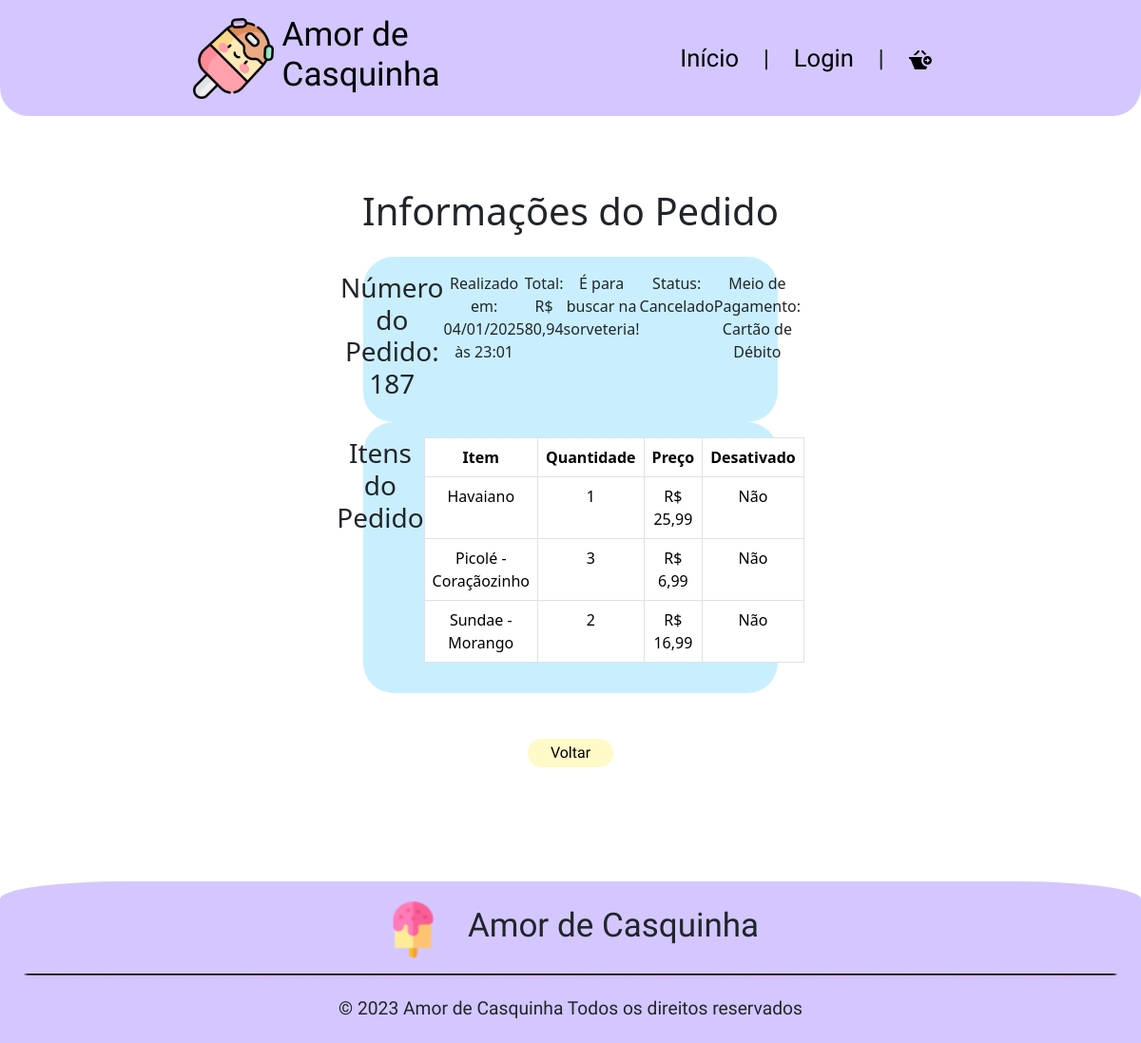
Page /app/view/informacoesPedido.php?idPedido=187 on the committed database.
### tables this page shows
CREATE TABLE `pedidos` (
  `idPedido` int(11) NOT NULL,
  `idCliente` int(11) NOT NULL,
  `dtPedido` datetime DEFAULT NULL,
  `dtPagamento` datetime DEFAULT NULL,
  `tipoFrete` int(11) DEFAULT 0 COMMENT '{ { 0, Retirada }, { 1, MOTOBOY } }',
  `idEndereco` int(11) DEFAULT NULL,
  `valorTotal` decimal(12,2) DEFAULT NULL,
  `qtdItems` int(11) NOT NULL,
  `dtCancelamento` datetime DEFAULT NULL,
  `motivoCancelamento` text DEFAULT NULL,
  `statusPedido` enum('Aguardando Confirmação','Aguardando Envio','A Caminho','Entregue','Cancelado','Concluído','Entrega Falhou') DEFAULT 'Aguardando Confirmação',
  `idEntregador` int(11) DEFAULT NULL,
  `frete` double DEFAULT NULL,
  `meioPagamento` enum('Cartão de Débito','Cartão de Crédito','Dinheiro') NOT NULL DEFAULT 'Dinheiro'
);

CREATE TABLE `itens_pedido` (
  `idPedido` int(11) DEFAULT NULL,
  `idProduto` int(11) DEFAULT NULL,
  `quantidade` int(11) DEFAULT NULL
);

CREATE TABLE `variacaoproduto` (
  `idVariacao` int(11) NOT NULL,
  `desativado` tinyint(4) DEFAULT 0,
  `nomeVariacao` varchar(255) NOT NULL,
  `precoVariacao` decimal(10,2) NOT NULL,
  `fotoVariacao` varchar(255) NOT NULL,
  `idProduto` int(11) NOT NULL
);

### app/config/database.php (called while the page is built, shortened)
<?php
    class Database {
        private $host;
        private $db;
        private $user;
        private $pass;
        private $charset;
        private $conn;
        public function __construct() {
            $env = file_get_contents(__DIR__."/.env");
            $lines = explode("\n",$env);
            $this->host = 'localhost';
            $this->db = 'db_sorveteria';
            $this->user = 'root';
            $this->pass = '';
            $this->charset = 'utf8mb4';
        }
        public function getConnection() {
            $dsn = "mysql:host={$this->host};dbname={$this->db};charset={$this->charset}";
            $options = [
                PDO::ATTR_ERRMODE            => PDO::ERRMODE_EXCEPTION,
                PDO::ATTR_DEFAULT_FETCH_MODE => PDO::FETCH_ASSOC,
                PDO::ATTR_EMULATE_PREPARES   => false,
            ];
            try {
                $this->conn = new PDO($dsn, $this->user, $this->pass, $options);
            } catch (PDOException $e) {
                throw new PDOException($e->getMessage(), (int)$e->getCode());
            }
            return $this->conn;
        }
}

### app/model/pedido.php (called while the page is built, shortened)
<?php
require_once '../config/database.php';
class Pedido {
    private $conn;
    public function __construct() {
        try {
            $database = new DataBase();
            $this->conn = $database->getConnection();
        } catch (PDOException $e) {
            throw new Exception("Erro ao conectar com o banco de dados: " . $e->getMessage());
        }
    }
    public function listarPedidoPorId($idPedido) {
        if (isset($idPedido)) {
            try {
                $stmt = $this->conn->prepare("CALL ListarPedidoPorID(?)");
                $stmt->bindParam(1, $idPedido, PDO::PARAM_INT);
                $stmt->execute();
                $pedido = null;
                if ($stmt->rowCount() > 0) {
                    $pedido = $stmt->fetch(PDO::FETCH_ASSOC);
                }
                return $pedido;
            } catch (PDOException $e) {
                echo $e;
                throw new Exception("Erro ao listar pedido: " . $e->getMessage());
            }
        } else {
            throw new Exception("ID do pedido não fornecido!");
        }
    }
    public function listarInformacoesPedido($idPedido) {
        if (isset($idPedido)) {
            try {
                $stmt = $this->conn->prepare("CALL ListarInformacoesPedido(?)");
                $stmt->bindParam(1, $idPedido, PDO::PARAM_INT);
                $stmt->execute();
                $produtos = [];
                while ($row = $stmt->fetch(PDO::FETCH_ASSOC)) {
                    $produtos[] = $row;
                }
                return $produtos;
            } catch (PDOException $e) {
                echo $e;
                throw new Exception("Erro ao listar pedido: " . $e->getMessage());
            }
        } else {
            throw new Exception("ID do pedido não fornecido!");
        }
    }
}
?>

### app/controller/pedidoController.php (called while the page is built, shortened)
<?php
require_once '../model/pedido.php';
class PedidoController {
    private $pedidoModel;
    public function __construct() {
        $this->pedidoModel = new Pedido();
    }
    public function listarPedidoPorId($idPedido) {
        try {
            return $this->pedidoModel->listarPedidoPorId($idPedido);
        } catch (Exception $e) {
            return ["error" => $e->getMessage()];
        }
    }
    public function listarInformacoesPedido($pedidoId) {
        try {
            return $this->pedidoModel->listarInformacoesPedido($pedidoId);
        } catch (Exception $e) {
            return ["error" => $e->getMessage()];
        }
    }
}
?>

### app/view/informacoesPedido.php (the view, shortened to what this page needs)
<?php
require_once '../controller/PedidoController.php';
$pedidoController = new PedidoController();
?>
<!DOCTYPE html>
<html lang="pt-br">
<head>
    <link href="https://cdn.jsdelivr.net/npm/bootstrap@5.3.2/dist/css/bootstrap.min.css" rel="stylesheet">
    <link rel="stylesheet" href="style/CabecalhoRodape.css">
    <link rel="stylesheet" href="style/infoPedidos.css">
</head>
<body>
    <?php
    include_once 'components/header.php';
    $pedidoId = $_GET['idPedido'] ?? null;
    ?>
    <main class="container my-5 text-center flex flex-column justify-content-center">
        <h1 class="text-center mb-4">Informações do Pedido</h1>
        <div class="container text-center">
            <?php if ($pedidoId): ?>
                <?php
                $pedido = $pedidoController->listarPedidoPorId($pedidoId);
                $produtos = $pedidoController->listarInformacoesPedido($pedidoId);
                ?>
                <div class="box-pedido w-100 d-flex justify-content-center blue m-auto rounded-5 py-3">
                    <?php if ($pedido): ?>
                        <h3>Número do Pedido: <?= htmlspecialchars($pedido['idPedido']) ?></h3>
                        <p>Realizado em: <?= htmlspecialchars((new DateTime($pedido['dtPedido']))->format('d/m/Y \à\s H:i')); ?></p>
                        <p>Total: R$ <?= number_format($pedido['valorTotal'], 2, ',', '.') ?></p>
                        <p><?= $pedido['tipoFrete'] == 1 ? 'É para entrega!' : 'É para buscar na sorveteria!' ?></p>
                        <p>Status: <?= htmlspecialchars($pedido['statusPedido']) ?></p>
                        <p>Meio de Pagamento: <?= htmlspecialchars($pedido['meioPagamento']) ?></p>
                    </div>
                <?php else: ?>
                    <div class="alert alert-danger">Pedido não encontrado.</div>
                <?php endif; ?>
                <div class="box-pedido w-100 d-flex justify-content-center blue m-auto rounded-5 py-3">
                    <?php if ($produtos): ?>
                        <h3>Itens do Pedido</h3>
                        <table class="table table-bordered">
                            <thead>
                                <tr>
                                    <th>Item</th>
                                    <th>Quantidade</th>
                                    <th>Preço</th>
                                    <th>Desativado</th>
                                </tr>
                            </thead>
                            <tbody>
                                <?php foreach ($produtos as $itens): ?>
                                    <tr>
                                        <td><?= htmlspecialchars($itens['NomeProduto']) ?></td>
                                        <td><?= htmlspecialchars($itens['quantidade']) ?></td>
                                        <td>R$ <?= number_format($itens['Preco'], 2, ',', '.') ?></td>
                                        <td><?= $itens['ProdutoDesativado'] ? 'Sim' : 'Não' ?></td>
                                    </tr>
                                <?php endforeach; ?>
                            </tbody>
                        </table>
                    <?php endif; ?>
                </div>
            <?php else: ?>
                <div class="alert alert-warning">ID do pedido não fornecido.</div>
            <?php endif; ?>
            <button class="btn-yellow rounded-4 mt-5"><a href="pedidos.php">Voltar</a></button>
        </div>
    </main>
    <?php include_once 'components/footer.php'; ?>
</body>
</html>

### app/view/style/CabecalhoRodape.css (style rules this page uses)
:root { --roxo-bebe: #D4C7FF; --Nunito: 'Nunito', sans-serif; --Agbalumo: 'Agbalumo'; }
* { padding: 0; margin: 0; }
main { padding-top: 150px; }

### app/view/style/infoPedidos.css (style rules this page uses)
:root { --roxo-bebe: #D4C7FF; --Nunito: 'Nunito', sans-serif; --Agbalumo: 'Agbalumo'; --azul-bebe: #C9EFFF; --rosa-bebe: #FFC7E8; --amarelo-bebe: #FFFAC7; --verde-bebe: #E2FFC7; }
.blue { background-color: var(--azul-bebe); }
.btn-yellow { background-color: var(--amarelo-bebe); border: none; font-family: var(--Agbalumo); width: 90px; height: 30px; }
.btn-yellow a { color: black; text-decoration: none; }
@media (min-width: 768px) { .box-pedido { width: 40% !important; } }

### rows in the picture
pedidos: idPedido "187", dtPedido "04/01/2025 às 23:01", valorTotal "80,94", statusPedido "Cancelado", meioPagamento "Cartão de Débito"
itens_pedido: idProduto.nomeVariacao "Havaiano", quantidade "1", idProduto.precoVariacao "25,99"
itens_pedido: idProduto.nomeVariacao "Picolé - Coraçãozinho", quantidade "3", idProduto.precoVariacao "6,99"
itens_pedido: idProduto.nomeVariacao "Sundae - Morango", quantidade "2", idProduto.precoVariacao "16,99"
